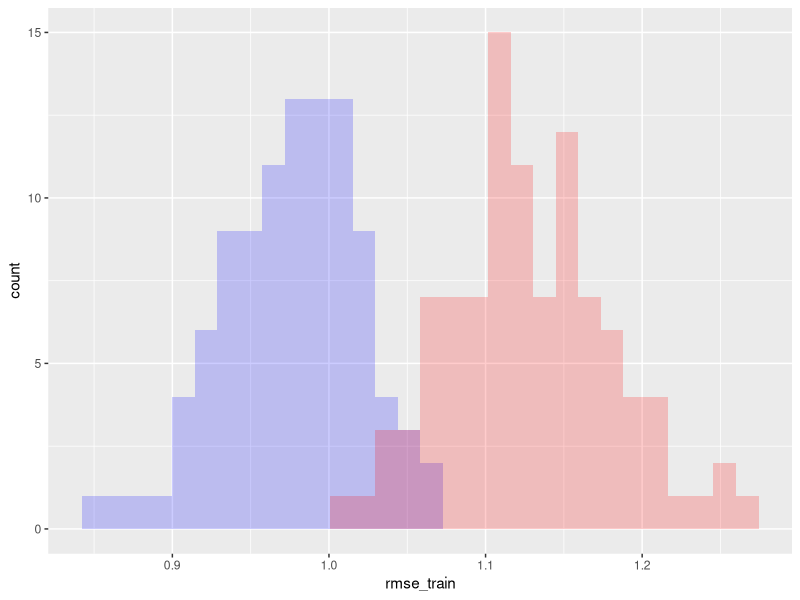
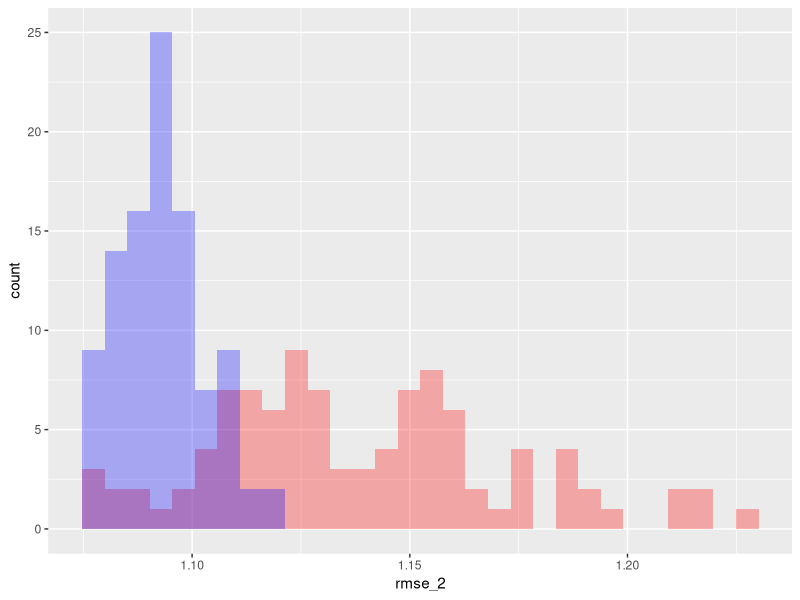
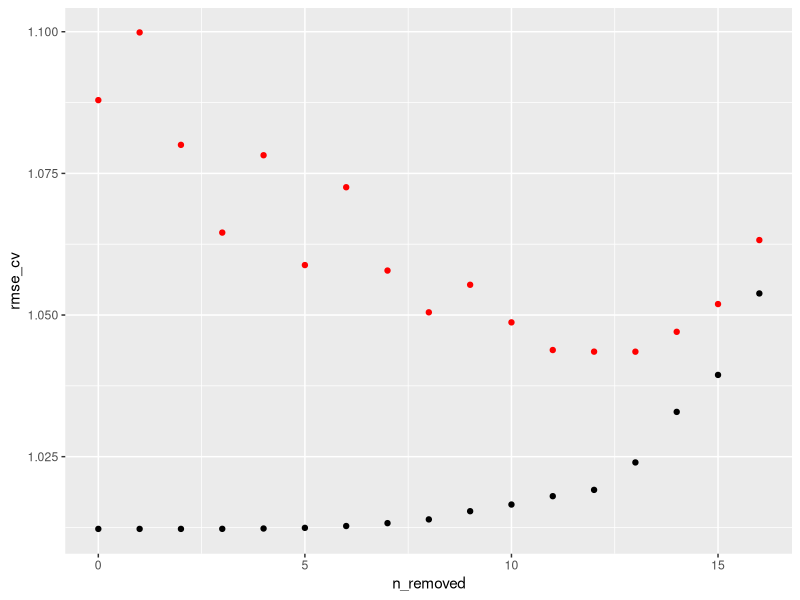
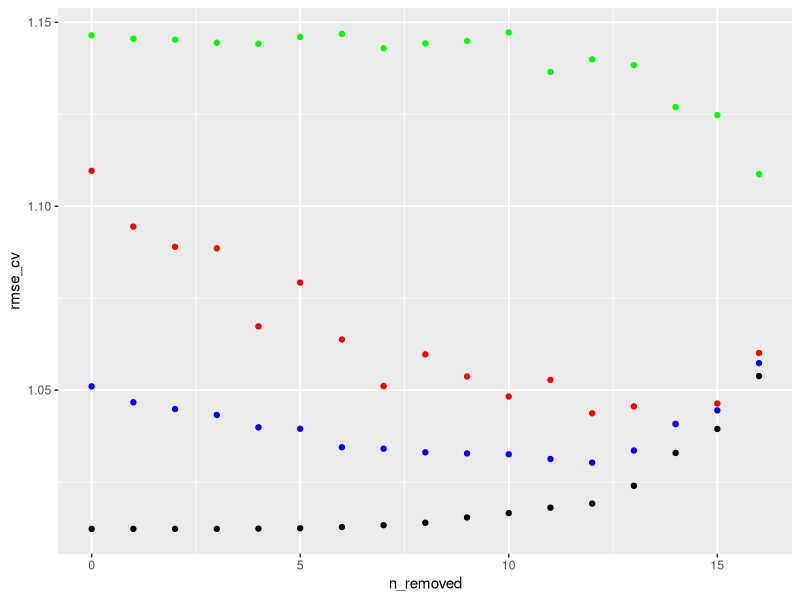
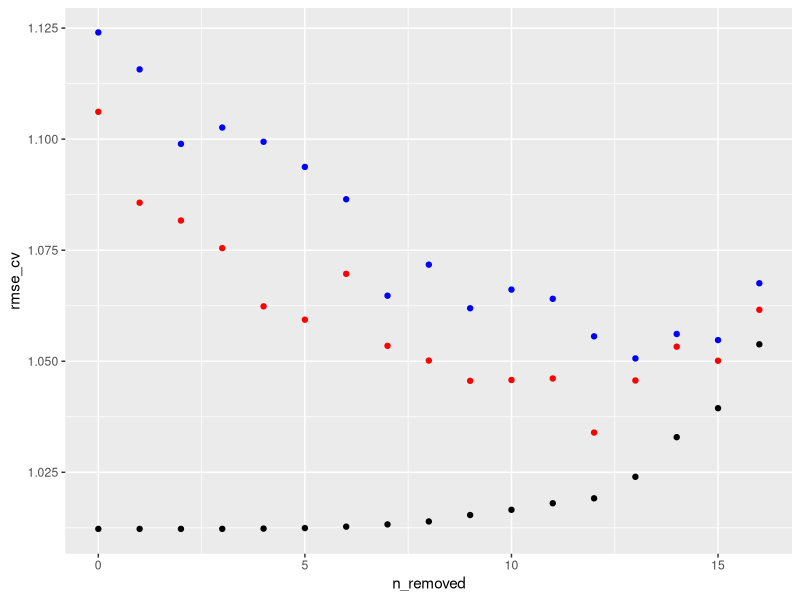
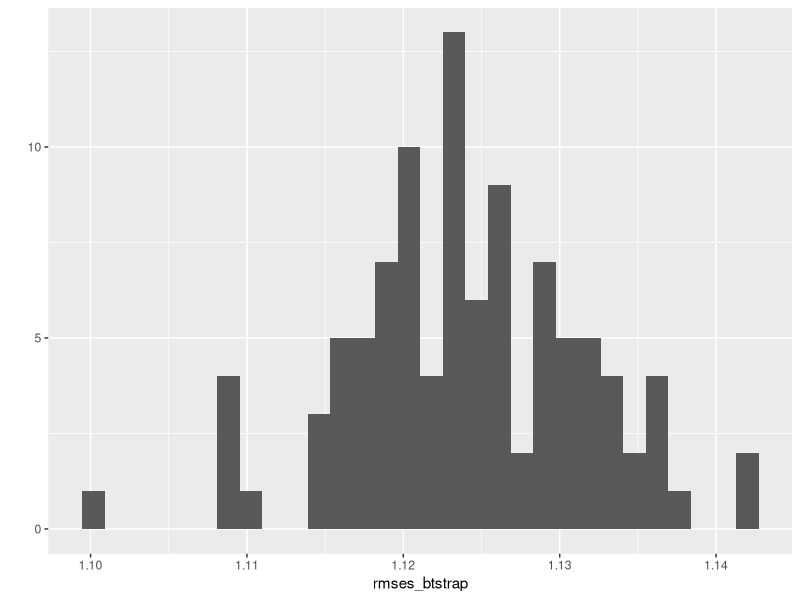
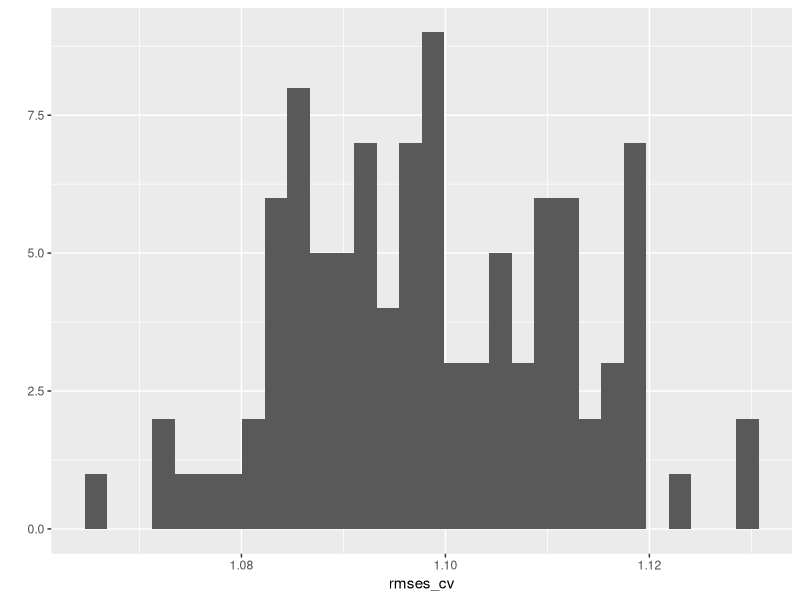
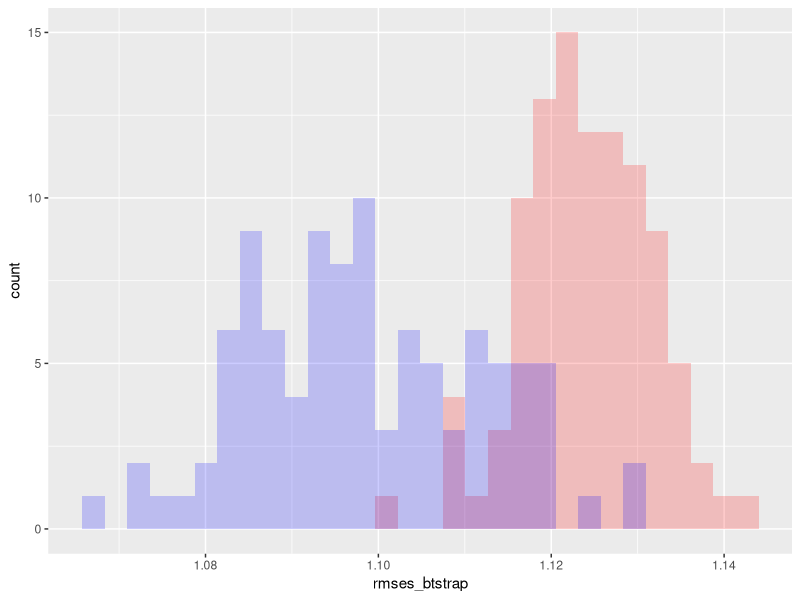

Reproduce these figures in R, in order.
library(dplyr)
library(ggplot2)

# Load data
setwd('C:/Users/Andrew/Documents/Signal/curriculum/datasets/speed-dating-simple/')
df = read.csv('speed-dating-simple.csv')
df_attr = select(df, -intel_o, -amb_o, -fun_o, -sinc_o)
df_attr = filter(df_attr, gender==0)
df_attr = select(df_attr, -gender)

# Single train/test split
split_data = function(df) {
  groups = sample(1:nrow(df)) %% 2
  train = df[groups == 0, ]
  test = df[groups == 1, ]
  list(train=train, test=test)
}

split_predict = function(train, test) {
  model = lm(attr_o ~ ., train)
  pred_train = predict(model, train)
  pred_test = predict(model, test)
  list(train=pred_train, test=pred_test)
}

rmse = function(x, y) sqrt(mean((x-y)^2))

niter = 100
rmse_train = rep(0, niter)
rmse_test = rep(0, niter)
for (i in 1:niter) {
  print(paste('Iteration:', i))
  splits = split_data(df_attr)
  preds = split_predict(splits$train, splits$test)
  rmse_train[i] = rmse(preds$train, splits$train$attr_o)
  rmse_test[i] = rmse(preds$test, splits$test$attr_o)
}
rmses = data.frame(rmse_train, rmse_test)
ggplot(rmses) + geom_histogram(aes(rmse_train), fill="blue", alpha=0.2) + geom_histogram(aes(rmse_test), fill="red", alpha=0.2)

std_error = function(x) sd(x) / sqrt(length(x))

std_error(rmse_test)
std_error(rmse_train)

# n-fold cross validation
nfold_cv = function(df, n_folds) {
  # Make empty predictions vector
  preds = numeric(nrow(df))

  # Calculate the different folds
  folds = sample(nrow(df)) %% n_folds + 1

  for (i in 1:n_folds) {
    # Get subsets of the data
    df_train = df[folds != i, ]
    df_test = df[folds == i, ]

    # Fit linear model to training set
    fit = lm(attr_o ~ ., df_train)

    # Make predictions for other training set
    preds[folds == i] = predict(fit, df_test)
  }

  # Return RMSE
  sqrt(mean((preds - df$attr_o)^2))
}

# Run 100 trials for calculation of RMSE
rmse_2 = numeric(100)
rmse_10 = numeric(100)

for (i in 1:100) {
  print(paste('Iteration', i))
  rmse_2[i] = nfold_cv(df_attr, 2)
  rmse_10[i] = nfold_cv(df_attr, 10)
}

# Plot values of RMSE
df_rmse = data.frame(rmse_2, rmse_10)
ggplot(df_rmse) + geom_histogram(aes(x=rmse_2), alpha=0.3, fill="red") + geom_histogram(aes(x=rmse_10), alpha=0.3, fill="blue")

std_error(rmse_2)
std_error(rmse_10)


# Stepwise regression code by Michael Beese II (heavily modified)

backward_step = function(df) {
  rmse_cv = c()
  rmse_nocv = c()
  n_removed = c()
  n_removed_count = 0
  while (length(colnames(df)) > 1) {
    # Fit model
    model = lm(attr_o ~ ., df)

    # Add cross-validated RMSE estimate
    rmse_cv = c(rmse_cv, nfold_cv(df, 10))

    # Add RMSE for linear regression on whole dataset
    rmse_nocv = c(rmse_nocv, rmse(predict(model, df), df$attr_o))

    # Add # features removed
    n_removed = c(n_removed, n_removed_count)

    # Feature elimination
    sumDF = as.data.frame(summary(model)$coefficients)
    sumDF = cbind(sumDF, rownames(sumDF))
    sumDF = sumDF[-1, ] # remove Intercept column
    maxRow = filter(sumDF, sumDF[4] == max(sumDF[4])) # biggest p-value

    # Eliminate column
    df = select(df, -one_of(as.character(maxRow[[5]])))

    n_removed_count = n_removed_count + 1
  }
  return(data.frame(n_removed=n_removed, rmse_cv=rmse_cv, rmse_nocv=rmse_nocv))
}

step_results = backward_step(df_attr)

# Not a completely smooth plot, but RMSE decreases as
# features are removed and then sharply climbs when you've
# removed ~14 variables
ggplot(step_results) + geom_point(aes(x=n_removed, y=rmse_cv), color="red") + geom_point(aes(x=n_removed, y=rmse_nocv))

# Using the real step() function
backStepOfficial = function(df) {
  responseVars = c("attr_o", "sinc_o","intel_o","fun_o","amb_o")
  finalModels = list()
  for(i in responseVars){
    activities = select(df, one_of(i), sports:yoga)
    f = paste(i,"~.")
    model = lm(f, activities)
    s = step(model, formula(model), direction="backward")
    finalModels[[length(finalModels)+1]] = s
  }
  return(finalModels)
}

# Female vs. male
step_f = backStepOfficial(filter(df, gender==0))
step_m = backStepOfficial(filter(df, gender==1))

# Bootstrap functions

bootstrap_bad = function(df, approach) {
  rmse_sum = 0
  for (i in 1:100) {
    idx_btstrap = sample(1:nrow(df), replace=TRUE)
    df_btstrap = df[idx_btstrap, ]

    if (approach == 1) {
      train = df_btstrap
      test = df
    } else if (approach == 2) {
      train = df
      test = df_btstrap
    }

    # Train model
    model = lm(attr_o ~ ., train)
    preds = predict(model, test)

    rmse_sum = rmse_sum + rmse(preds, df$attr_o)
  }
  rmse_sum / 100
}

backward_step_2 = function(df) {
  rmse_cv = c()
  rmse_nocv = c()
  rmse_btstrap_1 = c()
  rmse_btstrap_2 = c()
  n_removed = c()
  n_removed_count = 0
  while (length(colnames(df)) > 1) {
    # Fit model
    model = lm(attr_o ~ ., df)

    # Add cross-validated RMSE estimate
    rmse_cv = c(rmse_cv, nfold_cv(df, 10))

    # Add RMSE for linear regression on whole dataset
    rmse_nocv = c(rmse_nocv, rmse(predict(model, df), df$attr_o))

    # Add bootstrap RMSE
    rmse_btstrap_1 = c(rmse_btstrap_1, bootstrap_bad(df, approach=1))
    rmse_btstrap_2 = c(rmse_btstrap_2, bootstrap_bad(df, approach=2))

    # Add # features removed
    n_removed = c(n_removed, n_removed_count)

    # Feature elimination
    sumDF = as.data.frame(summary(model)$coefficients)
    sumDF = cbind(sumDF, rownames(sumDF))
    sumDF = sumDF[-1, ] # remove Intercept column
    maxRow = filter(sumDF, sumDF[4] == max(sumDF[4])) # biggest p-value

    # Eliminate column
    df = select(df, -one_of(as.character(maxRow[[5]])))

    n_removed_count = n_removed_count + 1
  }
  return(data.frame(n_removed=n_removed, rmse_cv=rmse_cv, rmse_nocv=rmse_nocv, rmse_btstrap_1=rmse_btstrap_1, rmse_btstrap_2=rmse_btstrap_2))
}

step_results_2 = backward_step_2(df_attr)

ggplot(step_results_2) + geom_point(aes(x=n_removed, y=rmse_cv), color="red") + geom_point(aes(x=n_removed, y=rmse_nocv)) + geom_point(aes(x=n_removed, y=rmse_btstrap_1), color="blue") + geom_point(aes(x=n_removed, y=rmse_btstrap_2), color="green")

bootstrap_good = function(df) {
  rmse_sum = 0
  for (i in 1:100) {
    idx_btstrap = sample(1:nrow(df), replace=TRUE)
    df_btstrap = df[idx_btstrap, ]
    model = lm(attr_o ~ ., df_btstrap)

    preds = predict(model, df[-unique(idx_btstrap), ])
    rmse_sum = rmse_sum + rmse(preds, df$attr_o[-unique(idx_btstrap)])
  }
  rmse_sum / 100
}

backward_step_3 = function(df) {
  rmse_cv = c()
  rmse_nocv = c()
  rmse_btstrap = c()
  n_removed = c()
  n_removed_count = 0
  while (length(colnames(df)) > 1) {
    # Fit model
    model = lm(attr_o ~ ., df)

    # Add cross-validated RMSE estimate
    rmse_cv = c(rmse_cv, nfold_cv(df, 10))

    # Add RMSE for linear regression on whole dataset
    rmse_nocv = c(rmse_nocv, rmse(predict(model, df), df$attr_o))

    # Add bootstrap RMSE
    rmse_btstrap = c(rmse_btstrap, bootstrap_good(df))

    # Add # features removed
    n_removed = c(n_removed, n_removed_count)

    # Feature elimination
    sumDF = as.data.frame(summary(model)$coefficients)
    sumDF = cbind(sumDF, rownames(sumDF))
    sumDF = sumDF[-1, ] # remove Intercept column
    maxRow = filter(sumDF, sumDF[4] == max(sumDF[4])) # biggest p-value

    # Eliminate column
    df = select(df, -one_of(as.character(maxRow[[5]])))

    n_removed_count = n_removed_count + 1
  }
  return(data.frame(n_removed=n_removed, rmse_cv=rmse_cv, rmse_nocv=rmse_nocv, rmse_btstrap=rmse_btstrap))
}

step_results_3 = backward_step_3(df_attr)

ggplot(step_results_3) + geom_point(aes(x=n_removed, y=rmse_cv), color="red") + geom_point(aes(x=n_removed, y=rmse_nocv)) + geom_point(aes(x=n_removed, y=rmse_btstrap), color="blue")

# Distributions of RMSE estimates
# Use whole dataset for convenience
rmses_btstrap = sapply(1:100, function(x) bootstrap_good(df_attr))
rmses_cv = sapply(1:100, function(x) nfold_cv(df_attr, 5))
qplot(rmses_btstrap)
qplot(rmses_cv)
df = data.frame(rmses_btstrap, rmses_cv)
ggplot(df) + geom_histogram(aes(x=rmses_btstrap), fill="red", alpha=0.2) + geom_histogram(aes(x=rmses_cv), fill="blue", alpha=0.2)
